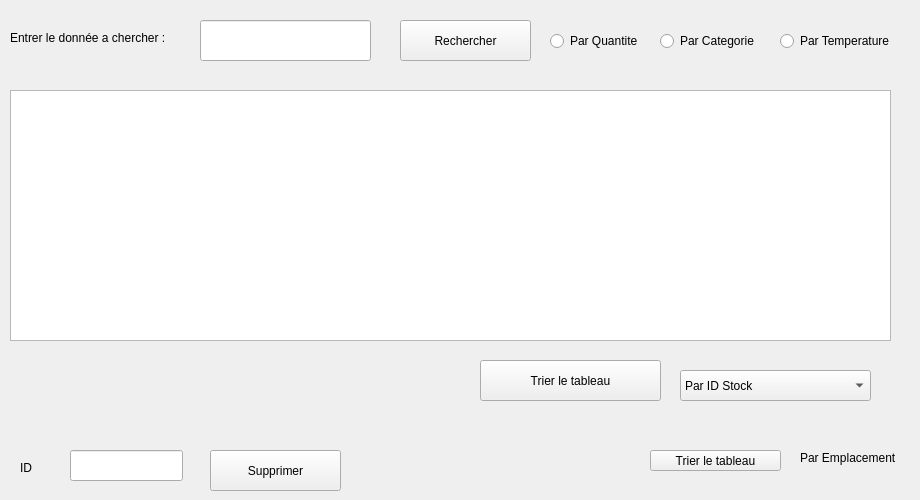
        <widget class="QWidget" name="tab_6">
         <attribute name="title">
          <string>Consulter Les Stocks</string>
         </attribute>
         <widget class="QTableView" name="tableView_B">
          <property name="geometry">
           <rect>
            <x>10</x>
            <y>90</y>
            <width>881</width>
            <height>251</height>
           </rect>
          </property>
         </widget>
         <widget class="QPushButton" name="pushButton_7">
          <property name="geometry">
           <rect>
            <x>210</x>
            <y>450</y>
            <width>131</width>
            <height>41</height>
           </rect>
          </property>
          <property name="text">
           <string>Supprimer</string>
          </property>
         </widget>
         <widget class="QLineEdit" name="textDelete">
          <property name="geometry">
           <rect>
            <x>70</x>
            <y>450</y>
            <width>113</width>
            <height>31</height>
           </rect>
          </property>
         </widget>
         <widget class="QLabel" name="label_23">
          <property name="geometry">
           <rect>
            <x>20</x>
            <y>460</y>
            <width>31</width>
            <height>16</height>
           </rect>
          </property>
          <property name="text">
           <string>ID</string>
          </property>
         </widget>
         <widget class="QPushButton" name="rechercherStock">
          <property name="geometry">
           <rect>
            <x>400</x>
            <y>20</y>
            <width>131</width>
            <height>41</height>
           </rect>
          </property>
          <property name="text">
           <string>Rechercher</string>
          </property>
         </widget>
         <widget class="QRadioButton" name="radioButton">
          <property name="geometry">
           <rect>
            <x>550</x>
            <y>30</y>
            <width>99</width>
            <height>22</height>
           </rect>
          </property>
          <property name="text">
           <string>Par Quantite</string>
          </property>
         </widget>
         <widget class="QRadioButton" name="radioButton_2">
          <property name="geometry">
           <rect>
            <x>660</x>
            <y>30</y>
            <width>111</width>
            <height>22</height>
           </rect>
          </property>
          <property name="text">
           <string>Par Categorie</string>
          </property>
         </widget>
         <widget class="QRadioButton" name="radioButton_3">
          <property name="geometry">
           <rect>
            <x>780</x>
            <y>30</y>
            <width>131</width>
            <height>22</height>
           </rect>
          </property>
          <property name="text">
           <string>Par Temperature</string>
          </property>
         </widget>
         <widget class="QLineEdit" name="rechercherStock_2">
          <property name="geometry">
           <rect>
            <x>200</x>
            <y>20</y>
            <width>171</width>
            <height>41</height>
           </rect>
          </property>
         </widget>
         <widget class="QPushButton" name="TRI_2">
          <property name="geometry">
           <rect>
            <x>480</x>
            <y>360</y>
            <width>181</width>
            <height>41</height>
           </rect>
          </property>
          <property name="text">
           <string>Trier le tableau</string>
          </property>
         </widget>
         <widget class="QComboBox" name="Trie">
          <property name="geometry">
           <rect>
            <x>680</x>
            <y>370</y>
            <width>191</width>
            <height>31</height>
           </rect>
          </property>
          <property name="currentIndex">
           <number>0</number>
          </property>
          <item>
           <property name="text">
            <string>Par ID Stock</string>
           </property>
          </item>
          <item>
           <property name="text">
            <string>Par Quantité</string>
           </property>
          </item>
          <item>
           <property name="text">
            <string>Par Emplacement</string>
           </property>
          </item>
         </widget>
         <widget class="QLabel" name="label_102">
          <property name="geometry">
           <rect>
            <x>10</x>
            <y>30</y>
            <width>171</width>
            <height>16</height>
           </rect>
          </property>
          <property name="text">
           <string>Entrer le donnée a chercher :</string>
          </property>
         </widget>
         <widget class="QPushButton" name="TRI_4">
          <property name="geometry">
           <rect>
            <x>650</x>
            <y>450</y>
            <width>131</width>
            <height>21</height>
           </rect>
          </property>
          <property name="text">
           <string>Trier le tableau</string>
          </property>
         </widget>
         <widget class="QLabel" name="tri_par_quantite_2">
          <property name="geometry">
           <rect>
            <x>800</x>
            <y>450</y>
            <width>111</width>
            <height>16</height>
           </rect>
          </property>
          <property name="text">
           <string>Par Emplacement</string>
          </property>
         </widget>
        </widget>
